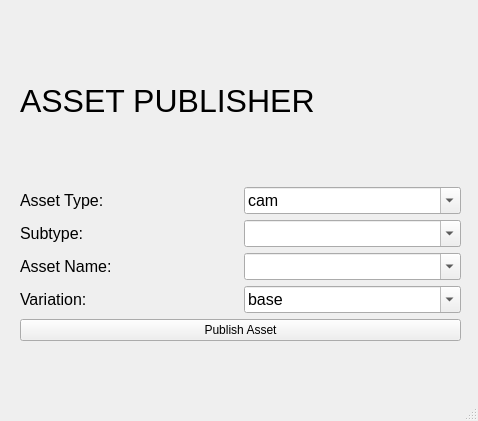
<?xml version="1.0" encoding="UTF-8"?>
<ui version="4.0">
 <class>MainWindow</class>
 <widget class="QMainWindow" name="MainWindow">
  <property name="geometry">
   <rect>
    <x>0</x>
    <y>0</y>
    <width>478</width>
    <height>421</height>
   </rect>
  </property>
  <property name="windowTitle">
   <string>AssetCreator</string>
  </property>
  <widget class="QWidget" name="centralwidget">
   <widget class="QWidget" name="verticalLayoutWidget">
    <property name="geometry">
     <rect>
      <x>20</x>
      <y>20</y>
      <width>441</width>
      <height>321</height>
     </rect>
    </property>
    <layout class="QVBoxLayout" name="verticalLayout">
     <item>
      <widget class="QLabel" name="label_5">
       <property name="sizePolicy">
        <sizepolicy hsizetype="Preferred" vsizetype="Minimum">
         <horstretch>0</horstretch>
         <verstretch>0</verstretch>
        </sizepolicy>
       </property>
       <property name="font">
        <font>
         <pointsize>24</pointsize>
        </font>
       </property>
       <property name="text">
        <string>ASSET PUBLISHER</string>
       </property>
       <property name="wordWrap">
        <bool>false</bool>
       </property>
      </widget>
     </item>
     <item>
      <layout class="QGridLayout" name="gridLayout">
       <item row="1" column="1">
        <widget class="QComboBox" name="cmb_subtype">
         <property name="font">
          <font>
           <pointsize>12</pointsize>
          </font>
         </property>
         <property name="editable">
          <bool>true</bool>
         </property>
        </widget>
       </item>
       <item row="3" column="1">
        <widget class="QComboBox" name="cmb_variation">
         <property name="font">
          <font>
           <pointsize>12</pointsize>
          </font>
         </property>
         <property name="editable">
          <bool>true</bool>
         </property>
         <item>
          <property name="text">
           <string>base</string>
          </property>
         </item>
        </widget>
       </item>
       <item row="2" column="1">
        <widget class="QComboBox" name="cmb_asset_name">
         <property name="font">
          <font>
           <pointsize>12</pointsize>
          </font>
         </property>
         <property name="editable">
          <bool>true</bool>
         </property>
        </widget>
       </item>
       <item row="1" column="0">
        <widget class="QLabel" name="label_2">
         <property name="font">
          <font>
           <pointsize>12</pointsize>
          </font>
         </property>
         <property name="text">
          <string>Subtype:</string>
         </property>
        </widget>
       </item>
       <item row="2" column="0">
        <widget class="QLabel" name="label_3">
         <property name="font">
          <font>
           <pointsize>12</pointsize>
          </font>
         </property>
         <property name="text">
          <string>Asset Name:</string>
         </property>
        </widget>
       </item>
       <item row="0" column="0">
        <widget class="QLabel" name="lbl_asset">
         <property name="font">
          <font>
           <pointsize>12</pointsize>
          </font>
         </property>
         <property name="text">
          <string>Asset Type:</string>
         </property>
        </widget>
       </item>
       <item row="0" column="1">
        <widget class="QComboBox" name="cmb_asset_type">
         <property name="font">
          <font>
           <pointsize>12</pointsize>
          </font>
         </property>
         <property name="editable">
          <bool>true</bool>
         </property>
         <item>
          <property name="text">
           <string>cam</string>
          </property>
         </item>
         <item>
          <property name="text">
           <string>char</string>
          </property>
         </item>
         <item>
          <property name="text">
           <string>cre</string>
          </property>
         </item>
         <item>
          <property name="text">
           <string>env</string>
          </property>
         </item>
         <item>
          <property name="text">
           <string>fx</string>
          </property>
         </item>
         <item>
          <property name="text">
           <string>gami</string>
          </property>
         </item>
         <item>
          <property name="text">
           <string>prop</string>
          </property>
         </item>
         <item>
          <property name="text">
           <string>setdec</string>
          </property>
         </item>
         <item>
          <property name="text">
           <string>shame</string>
          </property>
         </item>
         <item>
          <property name="text">
           <string>veh</string>
          </property>
         </item>
        </widget>
       </item>
       <item row="3" column="0">
        <widget class="QLabel" name="label_4">
         <property name="font">
          <font>
           <pointsize>12</pointsize>
          </font>
         </property>
         <property name="text">
          <string>Variation:</string>
         </property>
        </widget>
       </item>
      </layout>
     </item>
     <item>
      <widget class="QPushButton" name="btn_publish_asset">
       <property name="text">
        <string>Publish Asset</string>
       </property>
      </widget>
     </item>
    </layout>
   </widget>
  </widget>
  <widget class="QMenuBar" name="menubar">
   <property name="geometry">
    <rect>
     <x>0</x>
     <y>0</y>
     <width>478</width>
     <height>21</height>
    </rect>
   </property>
  </widget>
  <widget class="QStatusBar" name="statusbar"/>
 </widget>
 <resources/>
 <connections/>
</ui>
